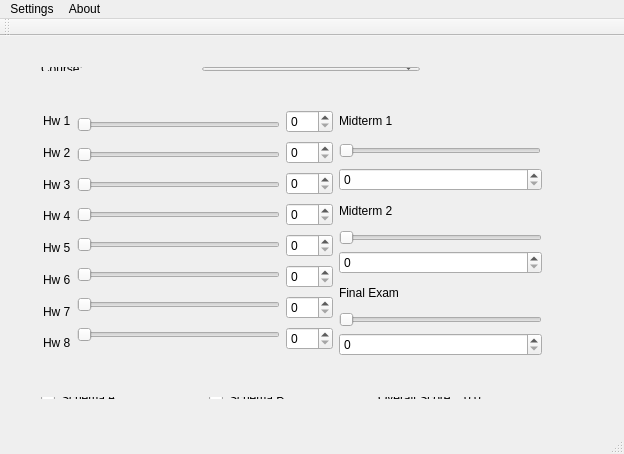
<?xml version="1.0" encoding="UTF-8"?>
<ui version="4.0">
 <class>MainWindow</class>
 <widget class="QMainWindow" name="MainWindow">
  <property name="geometry">
   <rect>
    <x>0</x>
    <y>0</y>
    <width>624</width>
    <height>454</height>
   </rect>
  </property>
  <property name="windowTitle">
   <string>MainWindow</string>
  </property>
  <widget class="QWidget" name="centralWidget">
   <widget class="QWidget" name="">
    <property name="geometry">
     <rect>
      <x>30</x>
      <y>20</y>
      <width>401</width>
      <height>26</height>
     </rect>
    </property>
    <layout class="QHBoxLayout" name="horizontalLayout">
     <item>
      <widget class="QLabel" name="label">
       <property name="text">
        <string>Course:</string>
       </property>
      </widget>
     </item>
     <item>
      <widget class="QComboBox" name="comboBox">
       <item>
        <property name="text">
         <string>Pic10a. Intro To Programming</string>
        </property>
       </item>
       <item>
        <property name="text">
         <string>Pic10b. Intermediate Programming</string>
        </property>
       </item>
       <item>
        <property name="text">
         <string>Pic10c. Advanced Programming</string>
        </property>
       </item>
      </widget>
     </item>
    </layout>
   </widget>
   <widget class="QWidget" name="">
    <property name="geometry">
     <rect>
      <x>30</x>
      <y>350</y>
      <width>521</width>
      <height>24</height>
     </rect>
    </property>
    <layout class="QHBoxLayout" name="horizontalLayout_4">
     <item>
      <widget class="QRadioButton" name="radioButton">
       <property name="text">
        <string>Schema A</string>
       </property>
      </widget>
     </item>
     <item>
      <widget class="QRadioButton" name="radioButton_2">
       <property name="text">
        <string>Schema B</string>
       </property>
      </widget>
     </item>
     <item>
      <layout class="QHBoxLayout" name="horizontalLayout_3">
       <item>
        <widget class="QLabel" name="label_13">
         <property name="text">
          <string>Overall Score: </string>
         </property>
        </widget>
       </item>
       <item>
        <widget class="QLabel" name="label_14">
         <property name="text">
          <string>0.0</string>
         </property>
        </widget>
       </item>
      </layout>
     </item>
    </layout>
   </widget>
   <widget class="QWidget" name="">
    <property name="geometry">
     <rect>
      <x>32</x>
      <y>61</y>
      <width>521</width>
      <height>270</height>
     </rect>
    </property>
    <layout class="QHBoxLayout" name="horizontalLayout_2">
     <item>
      <layout class="QVBoxLayout" name="verticalLayout">
       <item>
        <widget class="QLabel" name="label_2">
         <property name="text">
          <string>Hw 1</string>
         </property>
        </widget>
       </item>
       <item>
        <widget class="QLabel" name="label_3">
         <property name="text">
          <string>Hw 2</string>
         </property>
        </widget>
       </item>
       <item>
        <widget class="QLabel" name="label_4">
         <property name="text">
          <string>Hw 3</string>
         </property>
        </widget>
       </item>
       <item>
        <widget class="QLabel" name="label_5">
         <property name="text">
          <string>Hw 4</string>
         </property>
        </widget>
       </item>
       <item>
        <widget class="QLabel" name="label_6">
         <property name="text">
          <string>Hw 5</string>
         </property>
        </widget>
       </item>
       <item>
        <widget class="QLabel" name="label_7">
         <property name="text">
          <string>Hw 6</string>
         </property>
        </widget>
       </item>
       <item>
        <widget class="QLabel" name="label_8">
         <property name="text">
          <string>Hw 7</string>
         </property>
        </widget>
       </item>
       <item>
        <widget class="QLabel" name="label_9">
         <property name="text">
          <string>Hw 8</string>
         </property>
        </widget>
       </item>
      </layout>
     </item>
     <item>
      <layout class="QVBoxLayout" name="verticalLayout_2">
       <item>
        <widget class="QSlider" name="horizontalSlider">
         <property name="maximum">
          <number>100</number>
         </property>
         <property name="orientation">
          <enum>Qt::Horizontal</enum>
         </property>
        </widget>
       </item>
       <item>
        <widget class="QSlider" name="horizontalSlider_2">
         <property name="maximum">
          <number>100</number>
         </property>
         <property name="orientation">
          <enum>Qt::Horizontal</enum>
         </property>
        </widget>
       </item>
       <item>
        <widget class="QSlider" name="horizontalSlider_3">
         <property name="maximum">
          <number>100</number>
         </property>
         <property name="orientation">
          <enum>Qt::Horizontal</enum>
         </property>
        </widget>
       </item>
       <item>
        <widget class="QSlider" name="horizontalSlider_4">
         <property name="maximum">
          <number>100</number>
         </property>
         <property name="orientation">
          <enum>Qt::Horizontal</enum>
         </property>
        </widget>
       </item>
       <item>
        <widget class="QSlider" name="horizontalSlider_6">
         <property name="maximum">
          <number>100</number>
         </property>
         <property name="orientation">
          <enum>Qt::Horizontal</enum>
         </property>
        </widget>
       </item>
       <item>
        <widget class="QSlider" name="horizontalSlider_5">
         <property name="maximum">
          <number>100</number>
         </property>
         <property name="orientation">
          <enum>Qt::Horizontal</enum>
         </property>
        </widget>
       </item>
       <item>
        <widget class="QSlider" name="horizontalSlider_8">
         <property name="maximum">
          <number>100</number>
         </property>
         <property name="orientation">
          <enum>Qt::Horizontal</enum>
         </property>
        </widget>
       </item>
       <item>
        <widget class="QSlider" name="horizontalSlider_7">
         <property name="maximum">
          <number>100</number>
         </property>
         <property name="orientation">
          <enum>Qt::Horizontal</enum>
         </property>
        </widget>
       </item>
      </layout>
     </item>
     <item>
      <layout class="QVBoxLayout" name="verticalLayout_3">
       <item>
        <widget class="QSpinBox" name="spinBox">
         <property name="maximum">
          <number>100</number>
         </property>
        </widget>
       </item>
       <item>
        <widget class="QSpinBox" name="spinBox_2">
         <property name="maximum">
          <number>100</number>
         </property>
        </widget>
       </item>
       <item>
        <widget class="QSpinBox" name="spinBox_3">
         <property name="maximum">
          <number>100</number>
         </property>
        </widget>
       </item>
       <item>
        <widget class="QSpinBox" name="spinBox_4">
         <property name="maximum">
          <number>100</number>
         </property>
        </widget>
       </item>
       <item>
        <widget class="QSpinBox" name="spinBox_5">
         <property name="maximum">
          <number>100</number>
         </property>
        </widget>
       </item>
       <item>
        <widget class="QSpinBox" name="spinBox_6">
         <property name="maximum">
          <number>100</number>
         </property>
        </widget>
       </item>
       <item>
        <widget class="QSpinBox" name="spinBox_8">
         <property name="maximum">
          <number>100</number>
         </property>
        </widget>
       </item>
       <item>
        <widget class="QSpinBox" name="spinBox_7">
         <property name="maximum">
          <number>100</number>
         </property>
        </widget>
       </item>
      </layout>
     </item>
     <item>
      <layout class="QVBoxLayout" name="verticalLayout_4">
       <item>
        <widget class="QLabel" name="label_10">
         <property name="text">
          <string>Midterm 1</string>
         </property>
        </widget>
       </item>
       <item>
        <widget class="QSlider" name="horizontalSlider_9">
         <property name="maximumSize">
          <size>
           <width>202</width>
           <height>22</height>
          </size>
         </property>
         <property name="maximum">
          <number>100</number>
         </property>
         <property name="orientation">
          <enum>Qt::Horizontal</enum>
         </property>
        </widget>
       </item>
       <item>
        <widget class="QSpinBox" name="spinBox_9">
         <property name="maximum">
          <number>100</number>
         </property>
        </widget>
       </item>
       <item>
        <widget class="QLabel" name="label_11">
         <property name="text">
          <string>Midterm 2</string>
         </property>
        </widget>
       </item>
       <item>
        <widget class="QSlider" name="horizontalSlider_10">
         <property name="maximum">
          <number>100</number>
         </property>
         <property name="orientation">
          <enum>Qt::Horizontal</enum>
         </property>
        </widget>
       </item>
       <item>
        <widget class="QSpinBox" name="spinBox_10">
         <property name="maximum">
          <number>100</number>
         </property>
        </widget>
       </item>
       <item>
        <widget class="QLabel" name="label_12">
         <property name="text">
          <string>Final Exam</string>
         </property>
        </widget>
       </item>
       <item>
        <widget class="QSlider" name="horizontalSlider_11">
         <property name="maximum">
          <number>100</number>
         </property>
         <property name="orientation">
          <enum>Qt::Horizontal</enum>
         </property>
        </widget>
       </item>
       <item>
        <widget class="QSpinBox" name="spinBox_11">
         <property name="maximum">
          <number>100</number>
         </property>
        </widget>
       </item>
      </layout>
     </item>
    </layout>
   </widget>
  </widget>
  <widget class="QMenuBar" name="menuBar">
   <property name="geometry">
    <rect>
     <x>0</x>
     <y>0</y>
     <width>624</width>
     <height>22</height>
    </rect>
   </property>
   <property name="defaultUp">
    <bool>true</bool>
   </property>
   <widget class="QMenu" name="menuSettings">
    <property name="title">
     <string>Settings</string>
    </property>
    <addaction name="actionConfigurations"/>
   </widget>
   <widget class="QMenu" name="menuAbout">
    <property name="title">
     <string>About</string>
    </property>
    <addaction name="actionLearn_More"/>
   </widget>
   <addaction name="menuSettings"/>
   <addaction name="menuAbout"/>
  </widget>
  <widget class="QToolBar" name="mainToolBar">
   <attribute name="toolBarArea">
    <enum>TopToolBarArea</enum>
   </attribute>
   <attribute name="toolBarBreak">
    <bool>false</bool>
   </attribute>
  </widget>
  <widget class="QStatusBar" name="statusBar"/>
  <action name="actionConfigurations">
   <property name="checkable">
    <bool>false</bool>
   </property>
   <property name="checked">
    <bool>false</bool>
   </property>
   <property name="enabled">
    <bool>true</bool>
   </property>
   <property name="text">
    <string>Configurations</string>
   </property>
  </action>
  <action name="actionLearn_More">
   <property name="text">
    <string>Learn More</string>
   </property>
  </action>
 </widget>
 <layoutdefault spacing="6" margin="11"/>
 <resources/>
 <connections>
  <connection>
   <sender>horizontalSlider_2</sender>
   <signal>valueChanged(int)</signal>
   <receiver>spinBox_2</receiver>
   <slot>setValue(int)</slot>
   <hints>
    <hint type="sourcelabel">
     <x>165</x>
     <y>139</y>
    </hint>
    <hint type="destinationlabel">
     <x>290</x>
     <y>139</y>
    </hint>
   </hints>
  </connection>
  <connection>
   <sender>horizontalSlider</sender>
   <signal>valueChanged(int)</signal>
   <receiver>spinBox</receiver>
   <slot>setValue(int)</slot>
   <hints>
    <hint type="sourcelabel">
     <x>165</x>
     <y>106</y>
    </hint>
    <hint type="destinationlabel">
     <x>149</x>
     <y>55</y>
    </hint>
   </hints>
  </connection>
  <connection>
   <sender>horizontalSlider_3</sender>
   <signal>valueChanged(int)</signal>
   <receiver>spinBox_3</receiver>
   <slot>setValue(int)</slot>
   <hints>
    <hint type="sourcelabel">
     <x>165</x>
     <y>171</y>
    </hint>
    <hint type="destinationlabel">
     <x>290</x>
     <y>172</y>
    </hint>
   </hints>
  </connection>
  <connection>
   <sender>horizontalSlider_4</sender>
   <signal>valueChanged(int)</signal>
   <receiver>spinBox_4</receiver>
   <slot>setValue(int)</slot>
   <hints>
    <hint type="sourcelabel">
     <x>165</x>
     <y>204</y>
    </hint>
    <hint type="destinationlabel">
     <x>290</x>
     <y>204</y>
    </hint>
   </hints>
  </connection>
  <connection>
   <sender>horizontalSlider_5</sender>
   <signal>valueChanged(int)</signal>
   <receiver>spinBox_6</receiver>
   <slot>setValue(int)</slot>
   <hints>
    <hint type="sourcelabel">
     <x>165</x>
     <y>269</y>
    </hint>
    <hint type="destinationlabel">
     <x>290</x>
     <y>269</y>
    </hint>
   </hints>
  </connection>
  <connection>
   <sender>horizontalSlider_6</sender>
   <signal>valueChanged(int)</signal>
   <receiver>spinBox_5</receiver>
   <slot>setValue(int)</slot>
   <hints>
    <hint type="sourcelabel">
     <x>165</x>
     <y>237</y>
    </hint>
    <hint type="destinationlabel">
     <x>290</x>
     <y>236</y>
    </hint>
   </hints>
  </connection>
  <connection>
   <sender>horizontalSlider_7</sender>
   <signal>valueChanged(int)</signal>
   <receiver>spinBox_7</receiver>
   <slot>setValue(int)</slot>
   <hints>
    <hint type="sourcelabel">
     <x>165</x>
     <y>334</y>
    </hint>
    <hint type="destinationlabel">
     <x>290</x>
     <y>333</y>
    </hint>
   </hints>
  </connection>
  <connection>
   <sender>horizontalSlider_8</sender>
   <signal>valueChanged(int)</signal>
   <receiver>spinBox_8</receiver>
   <slot>setValue(int)</slot>
   <hints>
    <hint type="sourcelabel">
     <x>165</x>
     <y>302</y>
    </hint>
    <hint type="destinationlabel">
     <x>290</x>
     <y>301</y>
    </hint>
   </hints>
  </connection>
  <connection>
   <sender>horizontalSlider_9</sender>
   <signal>valueChanged(int)</signal>
   <receiver>spinBox_9</receiver>
   <slot>setValue(int)</slot>
   <hints>
    <hint type="sourcelabel">
     <x>448</x>
     <y>131</y>
    </hint>
    <hint type="destinationlabel">
     <x>49</x>
     <y>76</y>
    </hint>
   </hints>
  </connection>
  <connection>
   <sender>horizontalSlider_10</sender>
   <signal>valueChanged(int)</signal>
   <receiver>spinBox_10</receiver>
   <slot>setValue(int)</slot>
   <hints>
    <hint type="sourcelabel">
     <x>448</x>
     <y>223</y>
    </hint>
    <hint type="destinationlabel">
     <x>448</x>
     <y>258</y>
    </hint>
   </hints>
  </connection>
  <connection>
   <sender>horizontalSlider_11</sender>
   <signal>valueChanged(int)</signal>
   <receiver>spinBox_11</receiver>
   <slot>setValue(int)</slot>
   <hints>
    <hint type="sourcelabel">
     <x>448</x>
     <y>315</y>
    </hint>
    <hint type="destinationlabel">
     <x>448</x>
     <y>350</y>
    </hint>
   </hints>
  </connection>
 </connections>
</ui>
